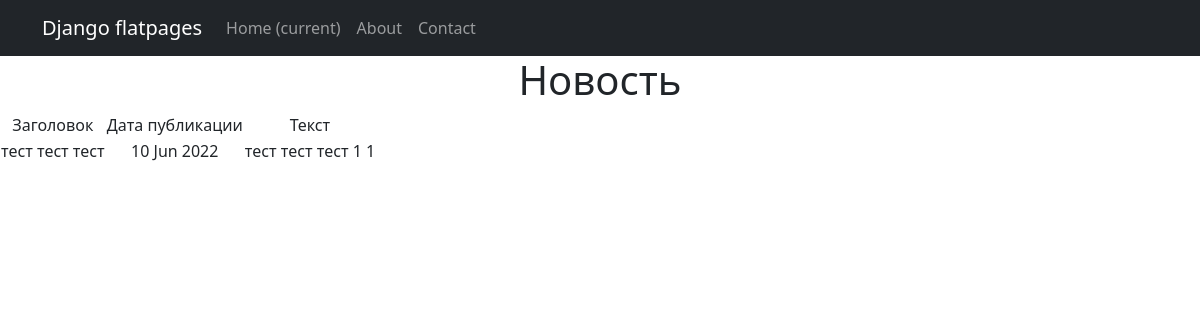
/news/18, run on the app's committed database.
### news/models.py (models this page shows, shortened)
class Post(models.Model):
    article = 'ar'
    news = 'nw'
    TYPE_CHOISES = ((article, 'Статья'), (news, 'Новости'))
    author = models.ForeignKey(Author, on_delete=models.CASCADE)
    type = models.CharField(max_length=9, choices=TYPE_CHOISES, default= article)
    category = models.ManyToManyField(Category, through='PostCategory')
    creation_date = models.DateTimeField(auto_now_add=True)
    heading = models.CharField(max_length=255)
    content = models.TextField()
    rating = models.IntegerField(default=0)

### news/views.py (the view)
# urls.py: path('<int:pk>', PostDetails.as_view()),
class PostDetails(DetailView):
    model = Post
    template_name = 'post.html'
    context_object_name = 'cur_post'

### news/templatetags/custom_filters.py (called while the page is built)
@register.filter()
def censor(message: str):
    VARIANTS = ['погода', 'завтра']
    low_message = message.lower()
    for s_word in VARIANTS:
        res = [i for i in range(len(low_message)) if low_message.startswith(s_word, i)]
        for j in res:
            message = message[:j]+('*' * len(s_word))+message[j+len(s_word):]
    return message

### templates/post.html (shortened to what this page needs)
{% extends 'flatpages/default.html' %}
{% load custom_filters %}
{% block content %}
<h1>Новость</h1>
    <table>
        <tr>
            <td>Заголовок</td>
            <td>Дата публикации</td>
            <td>Текст</td>
        </tr>
        <tr>
            <td>{{cur_post.heading|censor}}</td>
            <td>{{cur_post.creation_date|date:'d M Y'}}</td>
            <td>{{cur_post.content|censor}}</td>
        </tr>
    </table>
{% endblock content %}

### data on the page
Post: heading|censor "тест тест тест", creation_date "10 Jun 2022", content|censor "тест тест тест 1 1"
